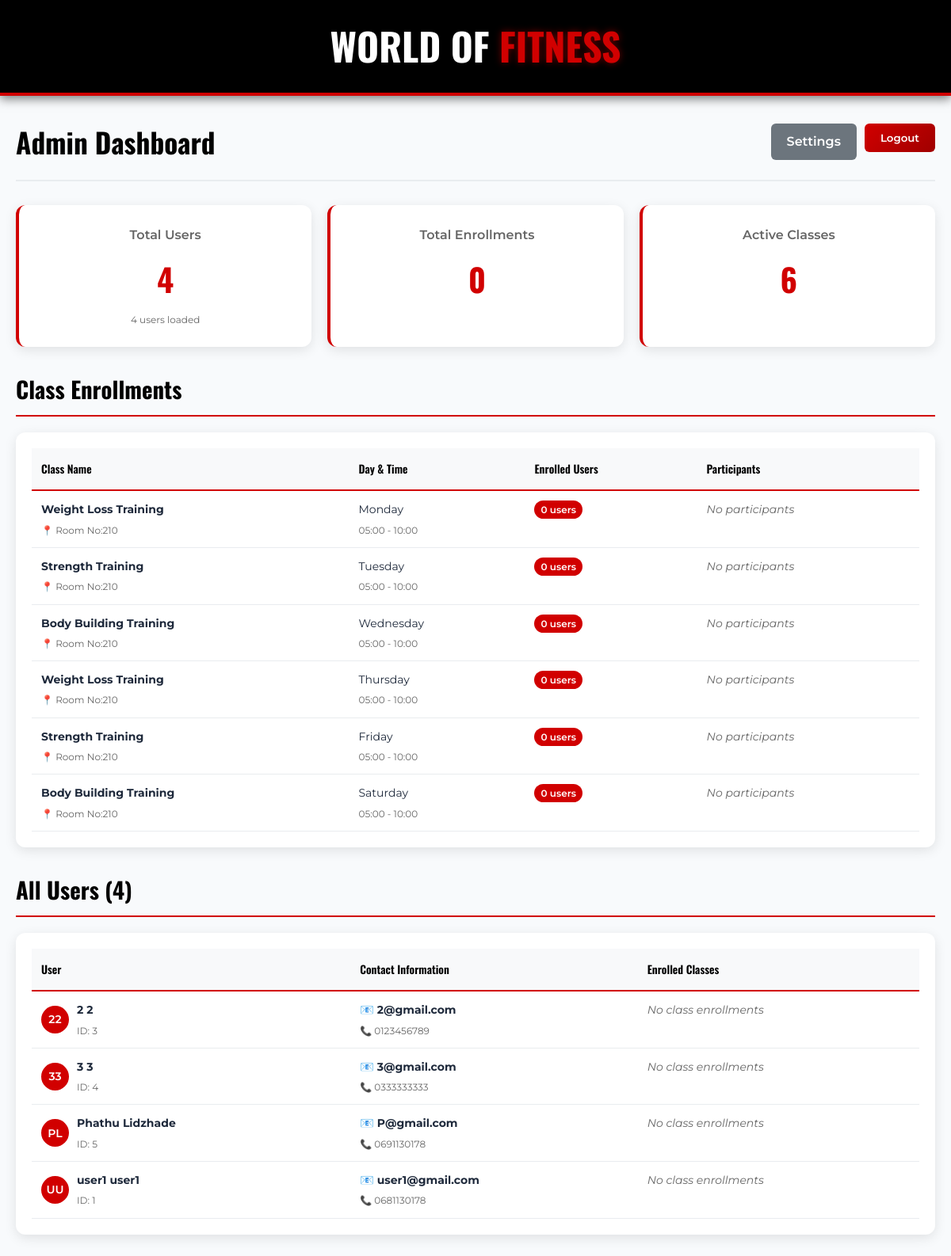
/admin/admin.php (signed in), run on the app's committed database.
### tables this page shows
CREATE TABLE `classes` (
  `id` int(11) NOT NULL AUTO_INCREMENT,
  `title` varchar(100) NOT NULL,
  `day_of_week` enum('Monday','Tuesday','Wednesday','Thursday','Friday','Saturday','Sunday') NOT NULL,
  `start_time` time NOT NULL,
  `end_time` time NOT NULL,
  `room` varchar(100) DEFAULT NULL,
  `created_at` timestamp NOT NULL DEFAULT current_timestamp(),
  PRIMARY KEY (`id`)
);

CREATE TABLE `users` (
  `idusers` int(11) NOT NULL AUTO_INCREMENT,
  `firstName` varchar(100) NOT NULL,
  `surname` varchar(100) NOT NULL,
  `email` varchar(255) NOT NULL,
  `numberPhone` varchar(15) NOT NULL,
  `idNumber` varchar(20) NOT NULL,
  `pwd` varchar(100) NOT NULL,
  PRIMARY KEY (`idusers`),
  UNIQUE KEY `userscol1_UNIQUE` (`email`)
);

### admin/admin.php (called while the page is built, shortened)
<?php
require_once '../api/dbh.php';
require_once 'includes/model.php';
require_once 'includes/contr.php';
try {
    $data = getAdminDashboardData($pdo);
} catch (Exception $e) {
    error_log("Error loading dashboard data: " . $e->getMessage());
    $data = [
        'users' => [],
        'enrollments' => [],
        'totalUsers' => 0,
        'totalEnrollments' => 0
    ];
}
require_once 'includes/view.php';
?>

### admin/includes/model.php (called while the page is built, shortened)
<?php
function fetchAllUsers(object $pdo): array {
    try {
        $sql = "SELECT idusers, firstName, surname, email, numberPhone FROM users ORDER BY firstName, surname ASC";
        $stmt = $pdo->prepare($sql);
        $stmt->execute();
        $result = $stmt->fetchAll(PDO::FETCH_ASSOC);
        return $result;
    } catch (PDOException $e) {
        error_log("Error fetching users: " . $e->getMessage());
        return [];
    }
}
function fetchClassEnrollments(object $pdo): array {
    try {
        $sql = "SELECT c.id, c.title, c.day_of_week, c.start_time, c.end_time, c.room, COUNT(e.user_id) AS enrolled
                FROM classes c
                LEFT JOIN class_enrollments e ON e.class_id = c.id
                GROUP BY c.id, c.title, c.day_of_week, c.start_time, c.end_time, c.room
                ORDER BY FIELD(c.day_of_week,'Monday','Tuesday','Wednesday','Thursday','Friday','Saturday','Sunday'), c.start_time";
        $stmt = $pdo->prepare($sql);
        $stmt->execute();
        $result = $stmt->fetchAll(PDO::FETCH_ASSOC);
        return $result;
    } catch (PDOException $e) {
        error_log("Error fetching class enrollments: " . $e->getMessage());
        return [];
    }
}
function fetchClassParticipants(object $pdo, int $classId): array {
    try {
        $sql = "SELECT u.idusers, u.firstName, u.surname, u.email, u.numberPhone
                FROM users u
                JOIN class_enrollments e ON e.user_id = u.idusers
                WHERE e.class_id = :cid
                ORDER BY u.firstName, u.surname";
        $stmt = $pdo->prepare($sql);
        $stmt->bindValue(':cid', $classId, PDO::PARAM_INT);
        $stmt->execute();
        $result = $stmt->fetchAll(PDO::FETCH_ASSOC);
        return $result ?: [];
    } catch (PDOException $e) {
        error_log("Error fetching class participants for class $classId: " . $e->getMessage());
        return [];
    }
}
function fetchUserClasses(object $pdo, int $userId): array {
    try {
        $sql = "SELECT c.title, c.day_of_week, c.start_time, c.end_time
                FROM classes c
                JOIN class_enrollments e ON e.class_id = c.id
                WHERE e.user_id = :uid
                ORDER BY c.day_of_week, c.start_time";
        $stmt = $pdo->prepare($sql);
        $stmt->bindValue(':uid', $userId, PDO::PARAM_INT);
        $stmt->execute();
        $result = $stmt->fetchAll(PDO::FETCH_ASSOC);
        return $result ?: [];
    } catch (PDOException $e) {
        error_log("Error fetching user classes for user $userId: " . $e->getMessage());
        return [];
    }
}
function getTotalUsersCount(object $pdo): int {
    try {
        $sql = "SELECT COUNT(*) as count FROM users";
        $stmt = $pdo->prepare($sql);
        $stmt->execute();
        $result = $stmt->fetch(PDO::FETCH_ASSOC);
        return (int)($result['count'] ?? 0);
    } catch (PDOException $e) {
        error_log("Error getting total users count: " . $e->getMessage());
        return 0;
    }
}
function getTotalEnrollmentsCount(object $pdo): int {
    try {
        $sql = "SELECT COUNT(*) as count FROM class_enrollments";
        $stmt = $pdo->prepare($sql);
        $stmt->execute();
        $result = $stmt->fetch(PDO::FETCH_ASSOC);
        return (int)($result['count'] ?? 0);
    } catch (PDOException $e) {
        error_log("Error getting total enrollments count: " . $e->getMessage());
        return 0;
    }
}
?>

### admin/includes/contr.php (called while the page is built, shortened)
<?php
require_once __DIR__ . '/model.php';
function getAdminDashboardData(object $pdo): array {
    try {
        $totalUsers = getTotalUsersCount($pdo);
        $totalEnrollments = getTotalEnrollmentsCount($pdo);
        $users = fetchAllUsers($pdo);
        $enrollments = fetchClassEnrollments($pdo);
        foreach ($enrollments as &$enrollment) {
            $enrollment['participants'] = fetchClassParticipants($pdo, (int)$enrollment['id']);
        }
        foreach ($users as &$user) {
            $user['enrolled_classes'] = fetchUserClasses($pdo, (int)$user['idusers']);
        }
        return [
            'users' => $users,
            'enrollments' => $enrollments,
            'totalUsers' => $totalUsers,
            'totalEnrollments' => $totalEnrollments
        ];
    } catch (Exception $e) {
        error_log("Error in getAdminDashboardData: " . $e->getMessage());
        return [
            'users' => [],
            'enrollments' => [],
            'totalUsers' => 0,
            'totalEnrollments' => 0
        ];
    }
}
?>

### admin/includes/view.php (the view, shortened to what this page needs)
<?php
$users = $data['users'] ?? [];
$enrollments = $data['enrollments'] ?? [];
$totalUsers = $data['totalUsers'] ?? 0;
$totalEnrollments = $data['totalEnrollments'] ?? 0;
?>
<!doctype html>
<html>
<head>
  <link rel="stylesheet" href="../style.css">
</head>
<body>
  <div class="world-fitness-banner" style="background: #000000 !important;">
    <div class="banner-content">
      <h1><span class="world-text" style="color: #ffffff;">WORLD OF </span><span class="fitness-text" style="color: #d10000 !important;">FITNESS</span></h1>
    </div>
  </div>
<div class="admin-wrap">
  <div class="admin-header">
    <h1 style="font-family: 'Oswald', sans-serif; font-size: 2.2rem; color: #000; margin: 0;">Admin Dashboard</h1>
    <div class="admin-actions">
      <a href="#" class="btn btn-secondary">Settings</a>
      <form class="logout" action="/GymWebsite-main/api/logout.php" method="post">
          <button class="btn btn-primary" type="submit" title="Logout">Logout</button>
      </form>
    </div>
  </div>
  <div class="stats-grid">
    <div class="stat-card">
      <div class="stat-label">Total Users</div>
      <div class="stat-number"><?= $totalUsers ?></div>
      <div style="font-size: 12px; color: #666; margin-top: 5px;">
        <?= count($users) ?> users loaded
      </div>
    </div>
    <div class="stat-card">
      <div class="stat-label">Total Enrollments</div>
      <div class="stat-number"><?= $totalEnrollments ?></div>
    </div>
    <div class="stat-card">
      <div class="stat-label">Active Classes</div>
      <div class="stat-number"><?= count($enrollments) ?></div>
    </div>
  </div>
  <h2 class="section-title">Class Enrollments</h2>
  <div class="table-container">
    <?php if (empty($enrollments)): ?>
      <div class="no-data">
        <h3>No class enrollment data available</h3>
        <p>There are either no classes in the database or no enrollments.</p>
      </div>
    <?php else: ?>
      <table class="data-table">
        <thead>
          <tr>
            <th>Class Name</th>
            <th>Day & Time</th>
            <th>Enrolled Users</th>
            <th>Participants</th>
          </tr>
        </thead>
        <tbody>
          <?php foreach($enrollments as $e): ?>
            <tr>
              <td>
                <strong><?= htmlspecialchars($e['title'] ?? 'Unknown Class') ?></strong>
                <?php if (!empty($e['room'])): ?>
                  <div class="class-details">📍 <?= htmlspecialchars($e['room']) ?></div>
                <?php endif; ?>
              </td>
              <td>
                <?= htmlspecialchars($e['day_of_week'] ?? 'Unknown Day') ?><br>
                <div class="class-details">
                  <?= date('H:i', strtotime($e['start_time'] ?? '00:00')) ?> - <?= date('H:i', strtotime($e['end_time'] ?? '00:00')) ?>
                </div>
              </td>
              <td>
                <span class="enrollment-count"><?= (int)($e['enrolled'] ?? 0) ?> users</span>
              </td>
              <td>
                <?php if (!empty($e['participants'])): ?>
                  <?php foreach(array_slice($e['participants'], 0, 3) as $participant): ?>
                    <div class="user-info" style="margin-bottom: 5px;">
                      <div class="user-avatar">
                        <?= strtoupper(substr($participant['firstName'] ?? 'U',0,1) . substr($participant['surname'] ?? 'U',0,1)) ?>
                      </div>
                      <div>
                        <?= htmlspecialchars(($participant['firstName'] ?? 'Unknown') . ' ' . ($participant['surname'] ?? 'User')) ?>
                        <div class="class-details"><?= htmlspecialchars($participant['email'] ?? 'No email') ?></div>
                      </div>
                    </div>
                  <?php endforeach; ?>
                  <?php if (count($e['participants']) > 3): ?>
                    <div class="class-details" style="margin-top: 5px;">
                      + <?= count($e['participants']) - 3 ?> more participants
                    </div>
                  <?php endif; ?>
                <?php else: ?>
                  <span style="color: #666; font-style: italic;">No participants</span>
                <?php endif; ?>
              </td>
            </tr>
          <?php endforeach; ?>
        </tbody>
      </table>
    <?php endif; ?>
  </div>
  <h2 class="section-title">All Users (<?= $totalUsers ?>)</h2>
  <div class="table-container">
    <?php if (empty($users)): ?>
      <div class="no-data">
        <h3>No users found in database</h3>
        <p>Check your database connection and ensure the users table exists with data.</p>
      </div>
    <?php else: ?>
      <table class="data-table">
        <thead>
          <tr>
            <th>User</th>
            <th>Contact Information</th>
            <th>Enrolled Classes</th>
          </tr>
        </thead>
        <tbody>
          <?php foreach($users as $u): ?>
            <tr>
              <td>
                <div class="user-info">
                  <div class="user-avatar">
                    <?= strtoupper(substr($u['firstName'] ?? 'U',0,1) . substr($u['surname'] ?? 'U',0,1)) ?>
                  </div>
                  <div>
                    <strong><?= htmlspecialchars(($u['firstName'] ?? 'Unknown') . ' ' . ($u['surname'] ?? 'User')) ?></strong>
                    <div class="class-details">ID: <?= $u['idusers'] ?? 'N/A' ?></div>
                  </div>
                </div>
              </td>
              <td>
                <div>
                  <strong>📧 <?= htmlspecialchars($u['email'] ?? 'No email') ?></strong><br>
                  <div class="class-details">📞 <?= htmlspecialchars($u['numberPhone'] ?? 'No phone') ?></div>
                </div>
              </td>
              <td>
                <?php if (!empty($u['enrolled_classes'])): ?>
                  <?php foreach($u['enrolled_classes'] as $class): ?>
                    <div style="margin-bottom: 5px;">
                      <strong><?= htmlspecialchars($class['title'] ?? 'Unknown Class') ?></strong>
                      <div class="class-details">
                        <?= htmlspecialchars($class['day_of_week'] ?? 'Unknown Day') ?>
                        <?= date('H:i', strtotime($class['start_time'] ?? '00:00')) ?>
                      </div>
                    </div>
                  <?php endforeach; ?>
                <?php else: ?>
                  <span style="color: #666; font-style: italic;">No class enrollments</span>
                <?php endif; ?>
              </td>
            </tr>
          <?php endforeach; ?>
        </tbody>
      </table>
    <?php endif; ?>
  </div>
</div>
</body>
</html>

### admin/style.css (style rules this page uses)
:root { --primary-red: #d10000; --dark-red: #a00000; --black: #000000; --white: #ffffff; --light-gray: #f5f5f5; --border-gray: #e0e0e0; --text-primary: #1e293b; --text-secondary: #64748b; }
* { box-sizing: border-box; margin: 0; padding: 0; }
body { font-family: 'Montserrat', Arial, sans-serif; background: #f8fafc; color: var(--text-primary); line-height: 1.6; margin: 0; padding: 0; }
.world-fitness-banner { background: #000000 !important; color: #ffffff; padding: 20px 0; text-align: center; border-bottom: 4px solid #d10000; box-shadow: 0 4px 12px rgba(0, 0, 0, 0.5); width: 100%; }
.banner-content { max-width: 1200px; margin: 0 auto; padding: 0 20px; }
.world-fitness-banner h1 { font-family: 'Oswald', Arial, sans-serif; font-size: 3rem; font-weight: 700; margin: 0; }
.world-text { color: #ffffff; }
.fitness-text { color: #d10000 !important; text-shadow: 0 0 10px rgba(209, 0, 0, 0.5); }
.admin-wrap { max-width: 1200px; margin: 0 auto; padding: 30px 20px; min-height: calc(100vh - 120px); }

### admin/includes/view.php (style rules this page uses)
.stats-grid { display: grid; grid-template-columns: repeat(auto-fit, minmax(250px, 1fr)); gap: 20px; margin: 30px 0; }
.stat-card { background: white; border-radius: 12px; padding: 25px; box-shadow: 0 4px 15px rgba(0,0,0,0.1); border-left: 4px solid #d10000; text-align: center; }
.stat-number { font-family: 'Oswald', sans-serif; font-size: 2.5rem; font-weight: 700; color: #d10000; margin: 10px 0; }
.stat-label { color: #666; font-size: 1rem; font-weight: 600; }
.section-title { font-family: 'Oswald', sans-serif; font-size: 1.8rem; color: #000; margin: 30px 0 20px 0; border-bottom: 2px solid #d10000; padding-bottom: 10px; }
.table-container { background: white; border-radius: 12px; padding: 20px; box-shadow: 0 4px 15px rgba(0,0,0,0.1); margin-bottom: 30px; overflow-x: auto; }
.data-table { width: 100%; border-collapse: collapse; font-size: 14px; }
.data-table th { background: #f8f9fa; padding: 15px 12px; text-align: left; font-weight: 600; color: #000; border-bottom: 2px solid #d10000; font-family: 'Oswald', sans-serif; }
.data-table td { padding: 12px; border-bottom: 1px solid #e9ecef; vertical-align: top; }
.enrollment-count { background: #d10000; color: white; padding: 4px 8px; border-radius: 12px; font-size: 12px; font-weight: 600; }
.admin-header { display: flex; justify-content: space-between; align-items: center; margin-bottom: 30px; padding-bottom: 20px; border-bottom: 2px solid #e9ecef; }
.admin-actions { display: flex; gap: 10px; }
.btn { padding: 10px 20px; border-radius: 6px; text-decoration: none; font-weight: 600; transition: all 0.3s ease; border: none; cursor: pointer; font-family: 'Montserrat', sans-serif; }
.btn-primary { background: linear-gradient(135deg, #d10000, #a00000); color: white; }
.btn-secondary { background: #6c757d; color: white; }
.user-avatar { width: 35px; height: 35px; border-radius: 50%; background: #d10000; color: white; display: flex; align-items: center; justify-content: center; font-weight: 600; font-size: 14px; margin-right: 10px; }
.user-info { display: flex; align-items: center; }
.class-details { font-size: 12px; color: #666; margin-top: 5px; }
.world-fitness-banner { background: #000000 !important; color: #ffffff; padding: 20px 0; text-align: center; border-bottom: 4px solid #d10000; box-shadow: 0 4px 12px rgba(0, 0, 0, 0.5); width: 100%; }
.banner-content { max-width: 1200px; margin: 0 auto; padding: 0 20px; }
.world-fitness-banner h1 { font-family: 'Oswald', Arial, sans-serif; font-size: 3rem; font-weight: 700; margin: 0; }
.world-text { color: #ffffff; }
.fitness-text { color: #d10000 !important; text-shadow: 0 0 10px rgba(209, 0, 0, 0.5); }
body { background: #f8fafc; margin: 0; padding: 0; font-family: 'Montserrat', Arial, sans-serif; }
.admin-wrap { max-width: 1200px; margin: 0 auto; padding: 30px 20px; min-height: calc(100vh - 120px); }

### data on the page
classes: title "Weight Loss Training", room "Room No:210", day_of_week "Monday", start_time "05:00", end_time "10:00", enrolled "0"
classes: title "Strength Training", room "Room No:210", day_of_week "Tuesday", start_time "05:00", end_time "10:00", enrolled "0"
classes: title "Body Building Training", room "Room No:210", day_of_week "Wednesday", start_time "05:00", end_time "10:00", enrolled "0"
classes: title "Weight Loss Training", room "Room No:210", day_of_week "Thursday", start_time "05:00", end_time "10:00", enrolled "0"
classes: title "Strength Training", room "Room No:210", day_of_week "Friday", start_time "05:00", end_time "10:00", enrolled "0"
classes: title "Body Building Training", room "Room No:210", day_of_week "Saturday", start_time "05:00", end_time "10:00", enrolled "0"
users: firstName+surname "22", firstName+surname "2 2", idusers "3", email "2@gmail.com", numberPhone "0123456789"
users: firstName+surname "33", firstName+surname "3 3", idusers "4", email "3@gmail.com", numberPhone "0333333333"
users: firstName+surname "PL", firstName+surname "Phathu Lidzhade", idusers "5", email "P@gmail.com", numberPhone "0691130178"
users: firstName+surname "UU", firstName+surname "user1 user1", idusers "1", email "user1@gmail.com", numberPhone "0681130178"

### other printed values
$totalUsers "4"
count($users) "4"
$totalEnrollments "0"
count($enrollments) "6"
